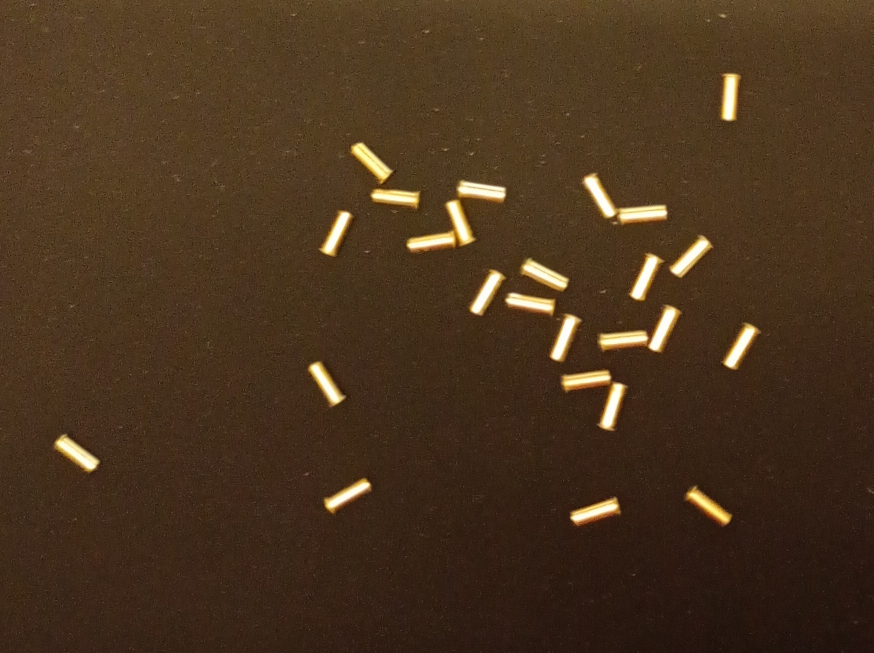
#> input picture images/hylstre_maatte.jpg, 1747 x 1305 px (shown at 1/2 size)
$ python filters.py
#> lines starting #> are read from the running program, lines starting #| are printed output that depends on the picture; after the words box and inside, x2 and y2 are one past the last pixel; in counts of white or black regions, pixels touching at a corner belong together
import cv2
import numpy as np
from matplotlib import pyplot as plot

img_original_casings_black = cv2.imread("images/hylstre_maatte.jpg")
#> img_original_casings_black is the input picture: shape (1305, 1747, 3); mean B, G, R 30.7, 52.2, 73.7
img_grayscale_casings_black = cv2.imread("images/hylstre_maatte.jpg", 0) #Convert to grayscale
#> img_grayscale_casings_black: shape (1305, 1747); min 11, max 255, mean 56.1

img_original_casings_noise = cv2.imread("images/hylstre_stoej.jpg")
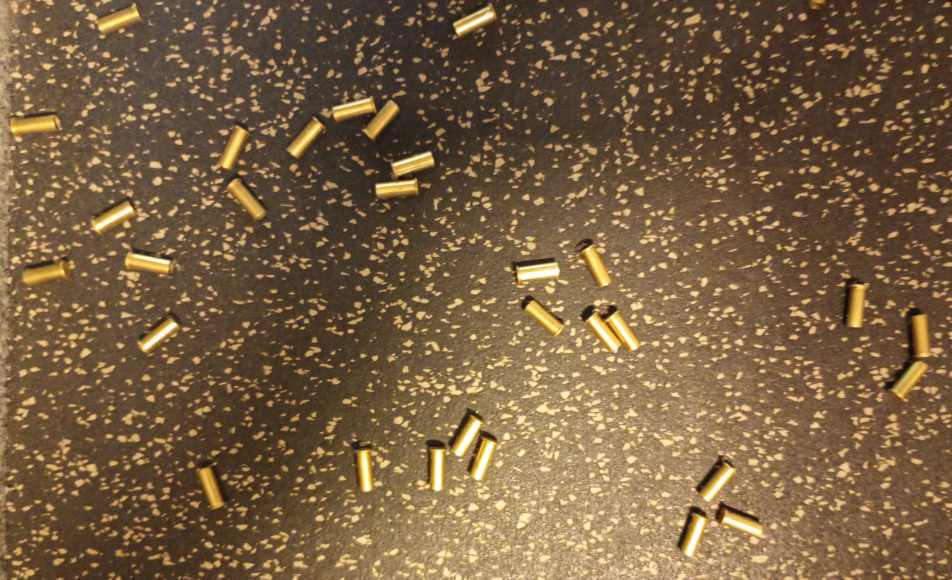
#> input picture images/hylstre_stoej.jpg, 3808 x 2318 px (shown at 1/4 size)
#> img_original_casings_noise is the input picture: shape (2318, 3808, 3); mean B, G, R 66.3, 95.7, 121
img_grayscale_casings_noise = cv2.imread("images/hylstre_stoej.jpg", 0) #Convert to grayscale
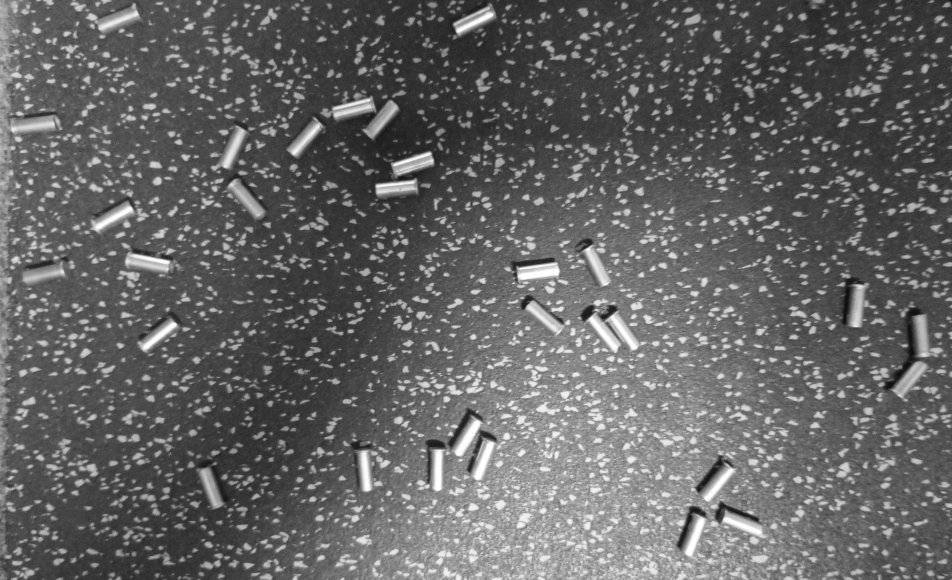
#> img_grayscale_casings_noise: shape (2318, 3808) (shown at 1/4 size); min 9, max 255, mean 99.9

img_original_bane = cv2.imread("images/bane.jpg")
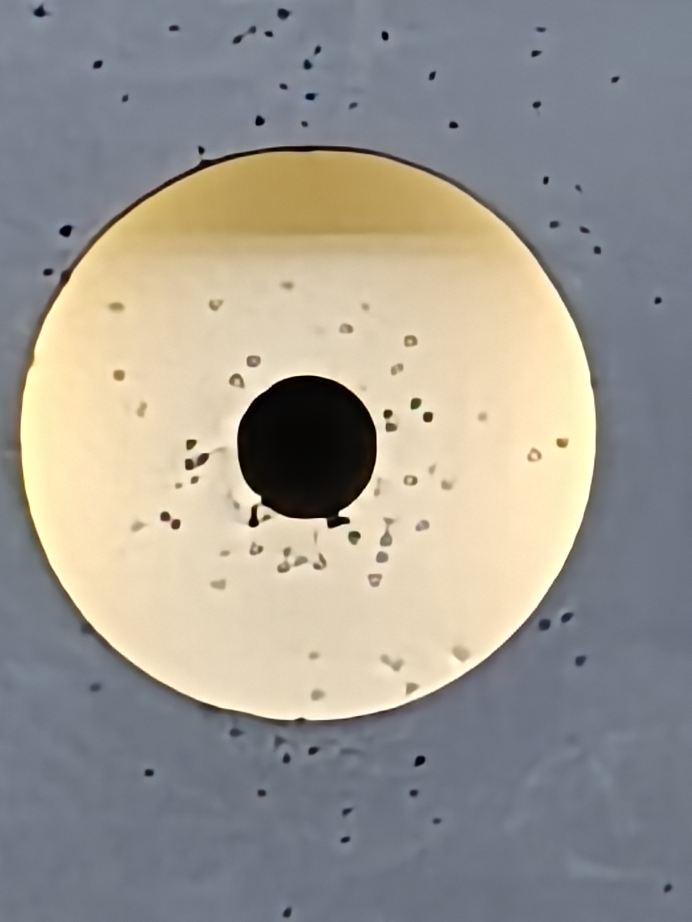
#> input picture images/bane.jpg, 3456 x 4608 px (shown at 1/5 size)
#> img_original_bane is the input picture: shape (4608, 3456, 3); mean B, G, R 145.3, 152.9, 156.2
img_grayscale_bane = cv2.imread("images/bane.jpg", 0) #Convert to grayscale
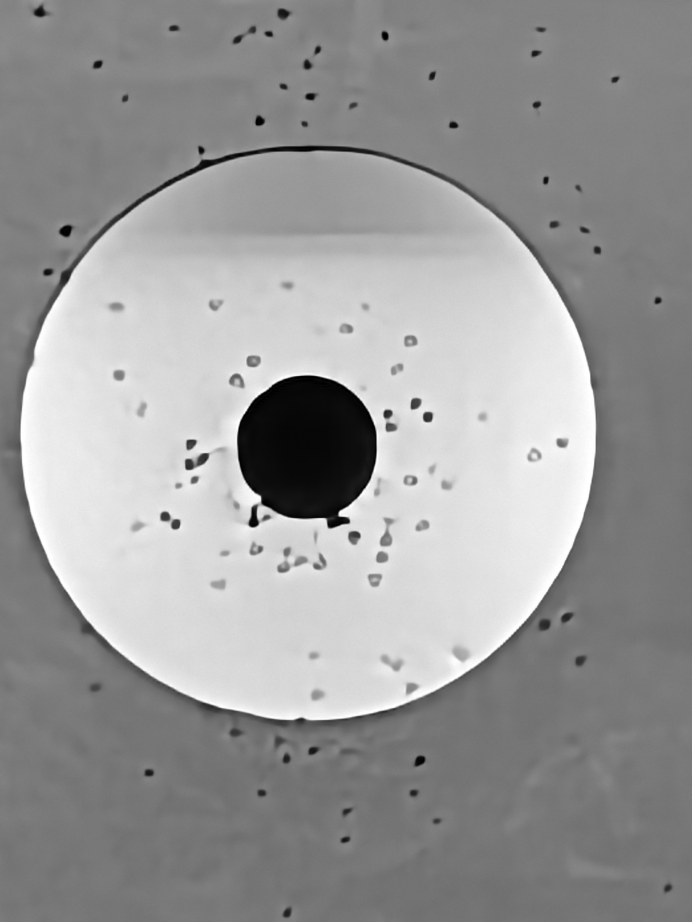
#> img_grayscale_bane: shape (4608, 3456) (shown at 1/5 size); min 0, max 255, mean 153

# [14 lines left out: function img_plot, not called in this run]

def compare_histograms(input_img_grayscale, input_img_original):
    grayscale_histogram = cv2.calcHist([input_img_grayscale], [0], None, [256], [0,256]) # Create histogram of grayscale img
#> grayscale_histogram = 256 values, max 652403 at index 118, min 1581 at index 29, mean 62208

    # Create equalized grayscale image and histogram
    grayscale_BGR2GRAY = cv2.cvtColor(input_img_original, cv2.COLOR_BGR2GRAY)
    img_equalized = cv2.equalizeHist(grayscale_BGR2GRAY)
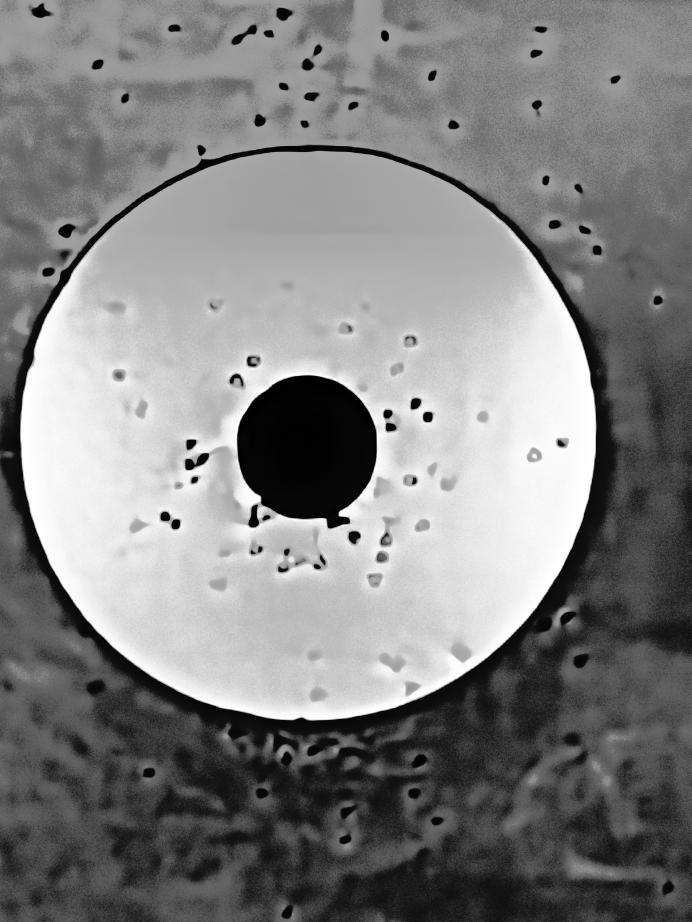
#> img_equalized: shape (4608, 3456) (shown at 1/5 size); min 0, max 255, mean 129.7
    equalized_histogram = cv2.calcHist([img_equalized], [0], None, [256], [0,256])
#> equalized_histogram = 256 values, max 652403 at index 56, min 0 at index 18, mean 62208

    # Plot images and histograms
    plot.figure(2) # Create and activate figure 2

    plot.subplot(221)
    plot.imshow(input_img_grayscale, cmap='gray')
    plot.title('Original Grayscale')
    plot.axis('off')

    plot.subplot(222)
    plot.plot(grayscale_histogram, color='k')
    plot.title('Histogram Original')
    plot.xlim([0,256])

    plot.subplot(223)
    plot.imshow(img_equalized, cmap='gray')
    plot.title('Equalized Grayscale')
    plot.axis('off')

    plot.subplot(224)
    plot.plot(equalized_histogram, color='k')
    plot.title('Histogram Equalized')
    plot.xlim([0,256])

    plot.tight_layout()

    return input_img_grayscale, img_equalized

# Contour detect
def contour_detect(img, img2):
    thresh_lower_bound = 180
    thresh_upper_bound = 256
    thresh_type = [cv2.THRESH_BINARY, cv2.THRESH_BINARY_INV, cv2.THRESH_TRUNC, cv2.THRESH_TOZERO, cv2.THRESH_TOZERO_INV]
    selected_thresh_type = 1

    contour_line_thickness = 2
    contour_parrent_idx = -1 # -1 to draw all contours
    contour_line_color = (0, 255, 0) # BGR
    contour_min_area = 5  # Minimum area in pixels to consider as contour
    contour_max_area = 2000

    plot_font_size = 9
    plot_text_color = 'red'
    plot_text_position_x = 0.00
    plot_text_position_y = 0.95

    # First img
    ret, thresh = cv2.threshold(img, thresh_lower_bound, thresh_upper_bound, thresh_type[selected_thresh_type]) # Apply threshold (min, max intensity)
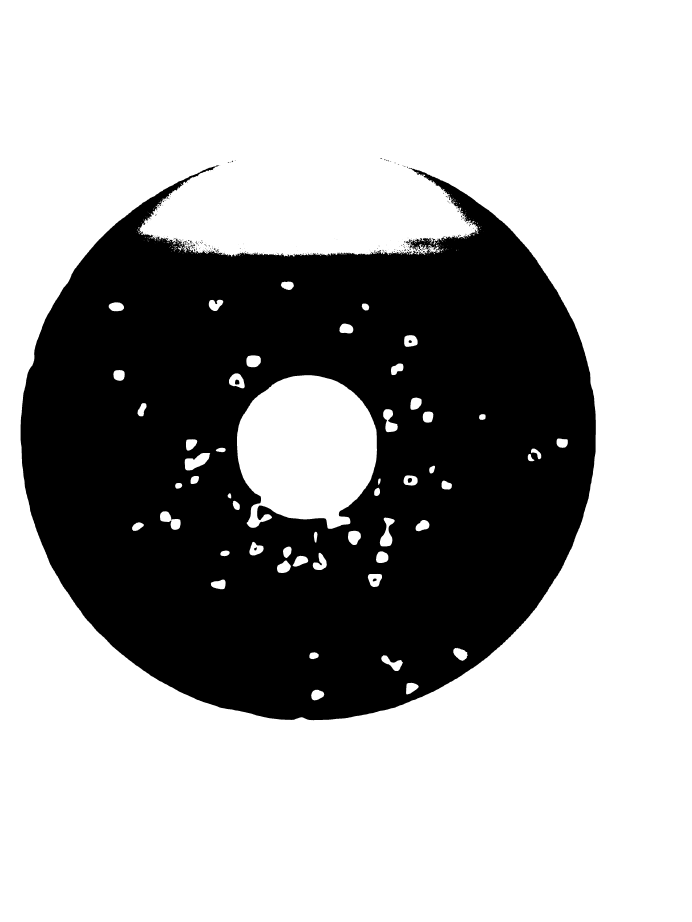
#> thresh: shape (4608, 3456) (shown at 1/5 size); 67% white; 428 black regions (379 under 20 px), largest, box (x1, y1, x2, y2) and area: (103, 827, 2979, 3601) 5254621, (1175, 1898, 1197, 1923) 450, (2039, 2390, 2060, 2414) 404
#> ret = 180
    histogram = cv2.calcHist([thresh], [0], None, [256], [0,256]) # Create histogram of grayscale img
#> histogram = 256 values, max 10666290 at index 255, min 0 at index 1, mean 62208

    plot.figure(6)
    plot.subplot(221)
    plot.imshow(thresh, cmap='gray')
    plot.title('Thresholded Image fig6')
    plot.axis('off')

    plot.subplot(222)
    plot.plot(histogram, color='k')
    plot.title('Histogram Thresholded Image fig6')
    plot.xlim([0,256])

    contours, hierarchy = cv2.findContours(thresh, cv2.RETR_EXTERNAL, cv2.CHAIN_APPROX_SIMPLE) # Find contours
#> contours = [[[0, 0], [0, 4607], [3455, 4607], [3455, 0]]]
    contour_filtered = [c for c in contours if cv2.contourArea(c) >= contour_min_area]  # Filter contours by area (min, max area)
#> contour_filtered = [[[0, 0], [0, 4607], [3455, 4607], [3455, 0]]]
    contour_filtered2 = [c for c in contour_filtered if cv2.contourArea(c) <= contour_max_area]
#> contour_filtered2 = []

    # Draw contours on first img
    img_contours = img.copy()
    cv2.drawContours(img_contours, contour_filtered2, contour_parrent_idx, contour_line_color, contour_line_thickness) # Draw all contours
    plot.figure(6)
    plot.subplot(223)
    plot.imshow(img_contours, cmap='gray')
    plot.title('Thresholded contour filtered Image')
    plot.axis('off')

    # Second img
    ret2, thresh2 = cv2.threshold(img2, thresh_lower_bound, thresh_upper_bound, thresh_type[selected_thresh_type]) # Apply threshold
#> thresh2: shape (4608, 3456); 70.7% white; 978 black regions (855 under 20 px), largest, box (x1, y1, x2, y2) and area: (104, 992, 2978, 3600) 4651356, (1438, 2775, 1475, 2817) 1132, (1868, 1452, 1930, 1495) 784
#> ret2 = 180
    plot.figure(8)
    plot.subplot(121)
    plot.imshow(thresh2)
    plot.title('Thresholded Image fig8')
    plot.axis('off')

    contours2, hierarchy2 = cv2.findContours(thresh2, cv2.RETR_EXTERNAL, cv2.CHAIN_APPROX_SIMPLE) # Find contours
#> contours2 = [[[0, 0], [0, 4607], [3455, 4607], [3455, 0]]]
    contour2_filtered = [c for c in contours2 if cv2.contourArea(c) >= contour_min_area]  # Filter contours by area
#> contour2_filtered = [[[0, 0], [0, 4607], [3455, 4607], [3455, 0]]]
    contour2_filtered2 = [c for c in contour2_filtered if cv2.contourArea(c) <= contour_max_area]
#> contour2_filtered2 = []

    img2_contours = img2.copy()
    cv2.drawContours(img2_contours, contour2_filtered2, contour_parrent_idx, contour_line_color, contour_line_thickness) # Draw all contours
    plot.figure(8)
    plot.subplot(122)
    plot.imshow(img2_contours)
    plot.title('Thresholded contour filtered Image')
    plot.axis('off')

    # Plot contours
    plot.figure(3) # Create and activate figure 3

    plot.subplot(121)
    plot.imshow(img_contours, cmap='gray')
    plot.text(plot_text_position_x, plot_text_position_y, f"count: {len(contours)}", transform=plot.gca().transAxes, fontsize=plot_font_size, color=plot_text_color) # Add contour count text
    plot.title('Contours')
    plot.axis('off')

    plot.subplot(122)
    plot.imshow(img2_contours, cmap='gray')
    plot.text(plot_text_position_x, plot_text_position_y, f"count: {len(contour2_filtered2)}", transform=plot.gca().transAxes, fontsize=plot_font_size, color=plot_text_color) # Add contour count text
    plot.title('Contours Equalized')
    plot.axis('off')

    return contours, img_contours, contours2, img2_contours

# [108 lines left out: functions otsu_binarization, blob_circle_detect, not called in this run]


# [29 lines of commented-out code are left out]
img3_bane_grayscale_hist, img3_bane_equalized_hist = compare_histograms(img_grayscale_bane, img_original_bane)
contour_detect(img3_bane_grayscale_hist, img3_bane_equalized_hist)

plot.show()
#> figure, not shown here; panel 2: curve peaks at x = 118, y = 652403; panel 4: curve peaks at x = 56, y = 652403
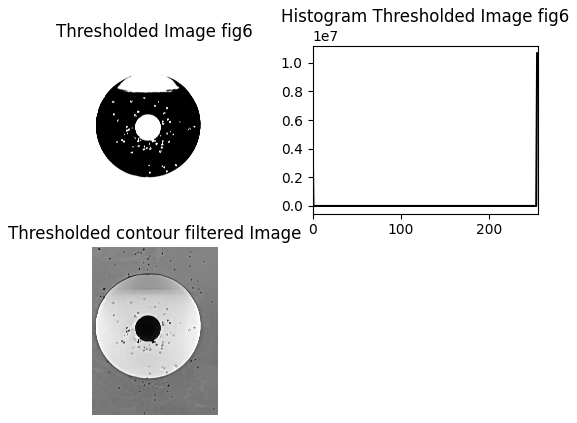
#> figure drawn by matplotlib, 3 panels; panel 2: curve peaks at x = 255, y = 10666290
cv2.waitKey(0)
cv2.destroyAllWindows()
